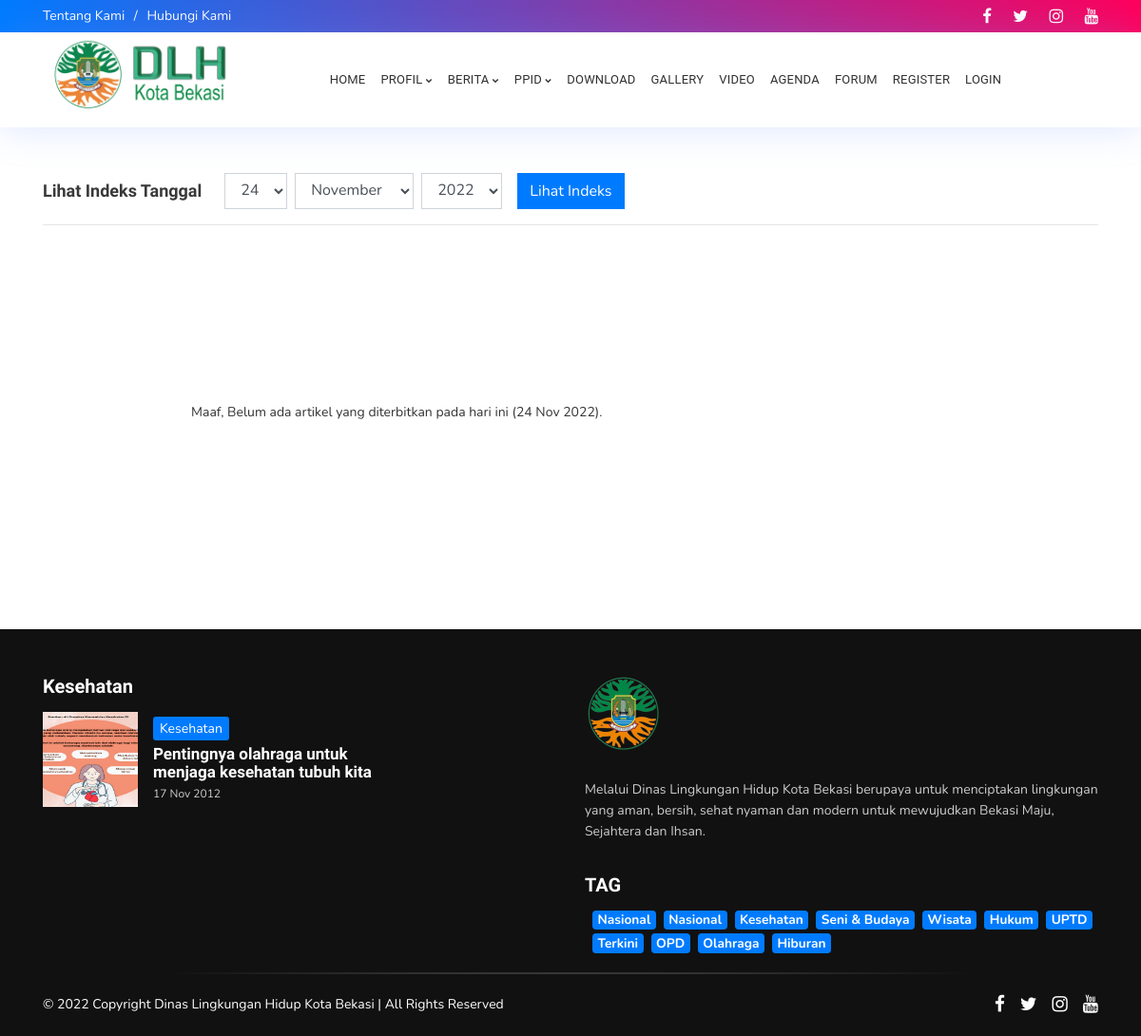
The page /index.php/berita/indeks_berita on the database its author committed.
### tables this page shows
CREATE TABLE `menu` (
  `id_menu` int(5) NOT NULL,
  `id_parent` int(5) NOT NULL DEFAULT '0',
  `nama_menu` varchar(255) NOT NULL,
  `link` varchar(100) NOT NULL,
  `aktif` enum('Ya','Tidak') NOT NULL DEFAULT 'Ya',
  `position` enum('Top','Bottom') DEFAULT 'Bottom',
  `urutan` int(3) NOT NULL
);

CREATE TABLE `logo` (
  `id_logo` int(5) NOT NULL,
  `gambar` varchar(100) NOT NULL
);

CREATE TABLE `kategori` (
  `id_kategori` int(5) NOT NULL,
  `nama_kategori` varchar(50) NOT NULL,
  `username` varchar(50) NOT NULL,
  `kategori_seo` varchar(100) NOT NULL,
  `aktif` enum('Y','N') NOT NULL DEFAULT 'Y',
  `sidebar` int(10) NOT NULL,
  `gambar_utama` text NOT NULL
);

CREATE TABLE `berita` (
  `id_berita` int(5) NOT NULL,
  `id_kategori` int(5) NOT NULL,
  `username` varchar(30) NOT NULL,
  `judul` varchar(100) NOT NULL,
  `sub_judul` varchar(255) NOT NULL,
  `youtube` varchar(100) NOT NULL,
  `judul_seo` text NOT NULL,
  `headline` enum('Y','N') NOT NULL DEFAULT 'Y',
  `aktif` enum('Y','N') NOT NULL DEFAULT 'N',
  `utama` enum('Y','N') NOT NULL DEFAULT 'Y',
  `isi_berita` longtext NOT NULL,
  `keterangan_gambar` text NOT NULL,
  `hari` varchar(20) NOT NULL,
  `tanggal` date NOT NULL,
  `jam` time NOT NULL,
  `gambar` varchar(100) NOT NULL,
  `dibaca` int(5) NOT NULL DEFAULT '1',
  `tag` varchar(100) NOT NULL,
  `status` enum('Y','N') NOT NULL DEFAULT 'Y'
);

CREATE TABLE `templates` (
  `id_templates` int(5) NOT NULL,
  `judul` varchar(100) NOT NULL,
  `username` varchar(50) NOT NULL,
  `pembuat` varchar(50) NOT NULL,
  `folder` varchar(50) NOT NULL,
  `aktif` enum('Y','N') NOT NULL DEFAULT 'N'
);

CREATE TABLE `identitas` (
  `id_identitas` int(5) NOT NULL,
  `nama_website` varchar(100) NOT NULL,
  `email` varchar(100) NOT NULL,
  `url` varchar(100) NOT NULL,
  `facebook` text NOT NULL,
  `rekening` varchar(100) NOT NULL,
  `no_telp` varchar(20) NOT NULL,
  `meta_deskripsi` varchar(250) NOT NULL,
  `meta_keyword` varchar(250) NOT NULL,
  `favicon` varchar(50) NOT NULL,
  `maps` text NOT NULL
);

CREATE TABLE `tag` (
  `id_tag` int(5) NOT NULL,
  `nama_tag` varchar(100) NOT NULL,
  `username` varchar(50) NOT NULL,
  `tag_seo` varchar(100) NOT NULL,
  `count` int(5) NOT NULL
);

### application/views/blackexpo-butterfly/template.php (the view, shortened to what the rows shown need)
<!DOCTYPE html>
<html lang="en">
<head>
    <link href="<?= base_url(); ?>template/<?= template(); ?>/css/animate.min.css" rel="stylesheet" media="screen">
    <link href="<?= base_url(); ?>template/<?= template(); ?>/css/fonts.css" rel="stylesheet" media="screen">
    <link href="<?= base_url(); ?>template/<?= template(); ?>/css/bootstrap.min.css" rel="stylesheet" media="screen">
    <link href='<?= base_url(); ?>template/<?= template(); ?>/jssocials/jssocials.css' rel='stylesheet' type='text/css' />
    <link href='<?= base_url(); ?>template/<?= template(); ?>/jssocials/theme-flat.css' rel='stylesheet' type='text/css' />
    <link href="<?= base_url(); ?>template/<?= template(); ?>/css/style.css" rel="stylesheet" media="screen">
</head>
<body>
    <div id="page-wrapper" class="magazine-view feed-view">
        <?php
            $this->load->view(template().'/header');
            $this->load->view(template().'/footer');
        ?>
    </div>
</body>
</html>

### application/views/blackexpo-butterfly/header.php (shortened to what the rows shown need)
<div class="fbt-headline clearfix" id="headline">
    <div class="container">
        <div class="row align-items-center justify-content-between py-1 py-md-0">
            <div class="col-md-7 left-headline-content">
                <div class="fbt-left-headline" id="left-headline">
                    <ul class="nav justify-content-center justify-content-md-start">
                        <?php
                        $topmenu = $this->model_utama->view_where_ordering_limit('menu', array('position' => 'Top', 'aktif' => 'Ya'), 'urutan', 'ASC', 0, 5);
                        foreach ($topmenu->result_array() as $row) :
                            if (preg_match("/^http/", $row['link'])) :
                                echo "<li class='nav-item'><a class='nav-link' href='$row[link]'>$row[nama_menu]</a></li>";
                            else :
                                echo "<li class='nav-item'><a class='nav-link' href='" . base_url() . "$row[link]'>$row[nama_menu]</a></li>";
                            endif;
                        endforeach;
                        ?>
                    </ul>
                </div>
            </div>
        </div>
    </div>
</div>
<nav class="navbar navbar-expand-xl navbar-fbt fbt-nav-skin fbt_sticky_nav m-0">
    <div class="container nav-mobile-px clearfix">
        <div class="navbar-brand order-2 order-xl-1 m-auto">
            <a href="<?php echo base_url(); ?>">
                <?php
                $logo = $this->model_utama->view_ordering_limit('logo', 'id_logo', 'DESC', 0, 1);
                foreach ($logo->result_array() as $row) {
                    echo "<img src='" . base_url() . "asset/logo/$row[gambar]'/>";
                }
                ?>
        </div>
        <div class="collapse navbar-collapse order-4 order-xl-3 clearfix" id="navbar-menu">
            <ul class="navbar-nav m-auto clearfix">
                <?php
                $botm = $this->db->query("SELECT * FROM menu where id_parent='0' AND position = 'Bottom' AND aktif='Ya' ORDER BY urutan ASC");
                foreach ($botm->result_array() as $row) :
                    $dropdown = $this->db->query("SELECT * FROM menu WHERE id_parent='$row[id_menu]' AND aktif='Ya' ORDER BY urutan ASC")->num_rows();
                    if ($dropdown == 0) :
                        echo "<li class='nav-item'>
                                    <a  class='nav-link' href='" . base_url() . "$row[link]'>$row[nama_menu]</a>
                                </li>";
                    else :
                        echo "<li class='nav-item dropdown'>
                                    <a href='#' class='nav-link dropdown-toggle' aria-haspopup='true' aria-expanded='false' data-toggle='dropdown'>$row[nama_menu]</a>
                                    <div class='dropdown-menu'>";
                        echo "</div>
                                </li>";
                    endif;
                endforeach;
                ?>
            </ul>
        </div>
    </div>
</nav>

### application/views/blackexpo-butterfly/footer.php (shortened to what the rows shown need)
<div class="footer-dark footer-black pt-5" id="footer-content">
    <div class="container pb-4">
        <div class="row clearfix">
            <div class="col-lg-4">
                <div class="footer-1 section">
                    <div class="fbt_list_posts">
                        <?php
                        $r1y = $this->model_utama->view_where('kategori',array('sidebar' => 2))->row_array();
                        echo "<h4 class='title title-heading'>
                            $r1y[nama_kategori]
                        </h4>";
                        echo "<div class='widget-content'>";
                            $kategori2 = $this->model_utama->view_join_two('berita','users','kategori','username','id_kategori',array('berita.id_kategori' => $r1y['id_kategori'],'berita.status' => 'Y'),'id_berita','DESC',4,2);
                            foreach ($kategori2->result_array() as $r4m):
                                echo "<article class='post mb-3'>
                                    <div class='post-content media align-items-center'>
                                        <div class='fbt-item-thumbnail clearfix'>
                                            <a href='".base_url()."$r3m[judul_seo]'>";
                                                if ($r4m['gambar'] ==''):
                                                    echo "<img alt='$r4m[judul]' class='post-thumbnail lazyloaded' data-src='".base_url()."asset/foto_berita/no-image.jpg'>";
                                                else:
                                                    echo "<img alt='$r4m[judul]' class='post-thumbnail lazyloaded' data-src='".base_url()."/asset/foto_berita/$r4m[gambar]'>";
                                                endif;
                                            echo "</a>
                                        </div>
                                        <div class='ml-3 fbt-title-caption media-body'>
                                            <span class='pp-post-tag'>$r4m[nama_kategori]</span>
                                            <h3 class='post-title'>
                                                <a href='".base_url()."$r4m[judul_seo]'>
                                                    $r4m[judul]
                                                </a>
                                            </h3>
                                            <div class='post-meta'>
                                                <span class='post-date published'>".tgl_indo($r4m['tanggal'])."</span>
                                            </div>
                                        </div>
                                    </div>
                                </article>";
                            endforeach;
                        ?>
                        </div>
                    </div>
                </div>
            </div>
            <div class="col-lg-6 ml-lg-auto">
                <div class="row">
                    <div class="col-lg-12 mb-3">
                        <div class="footer-2 section">
                            <div class="logoImage">
                                <div class="widget-content">
                                    <img alt="" src="<?php echo base_url(); ?>template/<?php echo template(); ?>/images/dlh78.png">
                                </div>
                            </div>
                            <div class="widget Text">
                                <div class="widget-content">
                                    <p><?php
                                    $iden = $this->model_utama->view('identitas')->row_array();
                                    echo $iden['meta_deskripsi']; ?></p>
                                </div>
                            </div>
                        </div>
                    </div>
                    <div class="col-lg-12">
                        <div class="footer-5 section">
                            <div class="widget">
                                <div class="widget-content list-label-widget-content">
                                    <?php
                                    $tag = $this->model_utama->view_ordering_limit('tag','id_tag','RANDOM',0,50);
                                    foreach ($tag->result_array() as $row):
                                        echo "<a class='badge badge-primary ml-2 mb-1' href='".base_url()."tag/detail/$row[tag_seo]' >$row[nama_tag]</a>";
                                    endforeach;
                                    ?>
                                </div>
                            </div>
                        </div>
                    </div>
                </div>
            </div>
        </div>
    </div>
</div>

### rows shown on the page
menu: nama_menu "Tentang Kami"
menu: nama_menu "Hubungi Kami"
logo: gambar (picture)
menu: nama_menu "PROFIL"
menu: nama_menu "BERITA"
menu: nama_menu "PPID"
menu: nama_menu "DOWNLOAD"
menu: nama_menu "GALLERY"
menu: nama_menu "VIDEO"
menu: nama_menu "AGENDA"
menu: nama_menu "FORUM"
menu: nama_menu "REGISTER"
menu: nama_menu "LOGIN"
kategori: nama_kategori "Kesehatan"
berita: gambar (picture), id_kategori.nama_kategori "Kesehatan", judul "Pentingnya olahraga untuk menjaga kesehatan tubuh kita", tanggal "17 Nov 2012"
templates: folder (picture)
identitas: meta_deskripsi "Melalui Dinas Lingkungan Hidup Kota Bekasi berupaya untuk menciptakan lingkungan yang aman, bersih, sehat nyaman dan modern untuk mewujudkan Bekasi Maju, Sejahtera dan Ihsan."
tag: nama_tag "Nasional"
tag: nama_tag "Nasional"
tag: nama_tag "Kesehatan"
tag: nama_tag "Seni & Budaya"
tag: nama_tag "Wisata"
tag: nama_tag "Hukum"
tag: nama_tag "UPTD"
tag: nama_tag "Terkini"
tag: nama_tag "OPD"
tag: nama_tag "Olahraga"
tag: nama_tag "Hiburan"

### other values the page prints
tgl_indo($hari_ini) "24 Nov 2022"
form field tanggal "24"
form field bulan "November"
form field tahun "2022"
